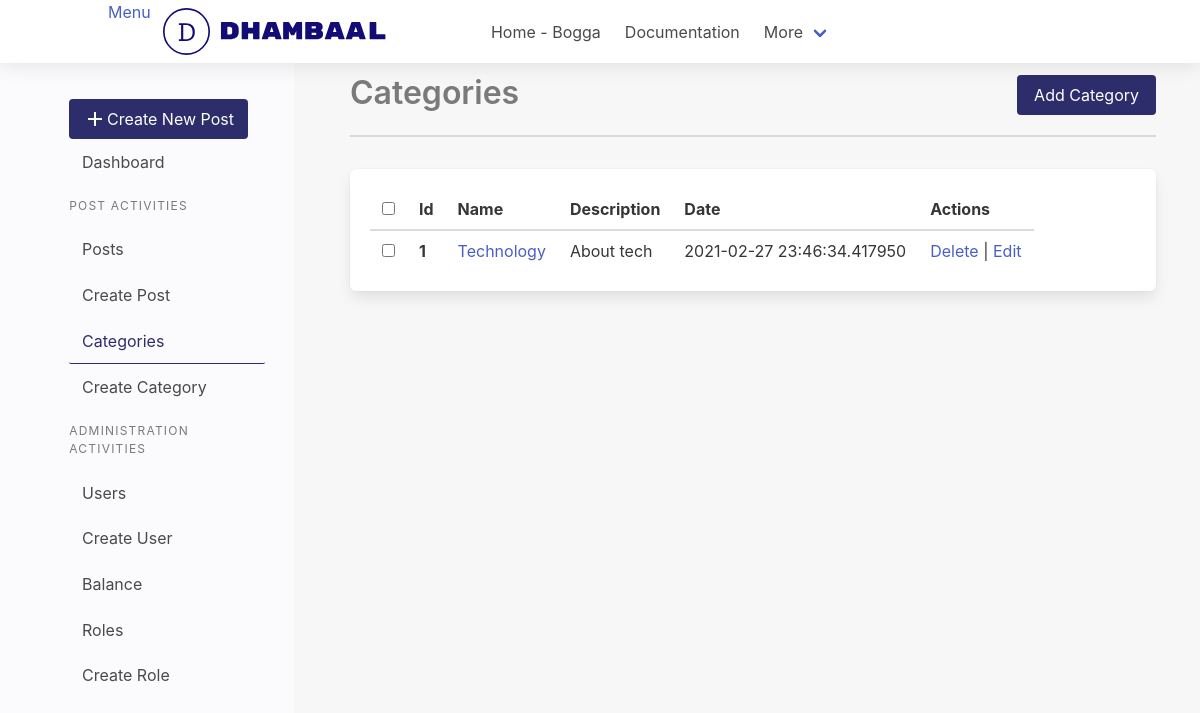
/dashboard/categories, run on the app's committed database.
### app/dashboard/models/category.py (models this page shows, shortened)
@dataclass
class Category(db.Model):
    __name__ = "category"
    id: int = db.Column(db.Integer, nullable=False, primary_key=True)
    name: str = db.Column(db.String(80), nullable=False, unique=True)
    description: str = db.Column(db.Text)
    created_at: datetime = db.Column(
        db.DateTime, nullable=False, default=datetime.utcnow)
    modified_at: datetime = db.Column(
        db.DateTime, nullable=False, default=datetime.utcnow, onupdate=datetime.utcnow)

### app/dashboard/dashboard.py (the view)
@dashboard_bp.route('/categories')
def get_categories():
    categories = Category.query.all()
    return render_template("categories/list.html", categories=categories)

### app/dashboard/templates/categories/list.html
{% extends 'layout/base.html'%}
{% from "macro.html" import section_heading with context %}
{%block content%}
{{section_heading(title="Categories",link="dashboard.create_category",btn_text="Add
Category")}}
{%if not categories %}
  <div class="box">
    <p>No Categories yet</p>
  </div>
{%else%}
<table class="table box">
  <thead>
    <tr>
      <th><input type="checkbox" /></th>
      <th>Id</th>
      <th>Name</th>
      <th>Description</th>
      <th>Date</th>
      <th>Actions</th>
    </tr>
  </thead>
  <tbody>
    {% for category in categories %}
    <tr>
      <th><input type="checkbox" /></th>
      <th>{{ category.id }}</th>
      <td><a href="#">{{ category.name }}</a></td>
      <td>{{ category.description }}</td>
      <td>{{ category.created_at}}</td>
      <td>
        <a href="{{url_for('dashboard.delete_category',id=category.id)}}" onclick="confirm('Are you sure?')">Delete</a> |
        <a href="{{url_for('dashboard.update_category',id=category.id)}}">Edit</a>
      </td>
    </tr>
    {%endfor%}
  </tbody>
</table>
{%endif%}
{%endblock content%}

### app/site/static/css/main.css (style rules this page uses)
* { margin:0; box-sizing: border-box; }

### data on the page
Category: id "1", name "Technology", description "About tech", created_at "2021-02-27 23:46:34.417950"

### other printed values
{{ title }} "Categories"
{{ btn_text }} "Add Category"
